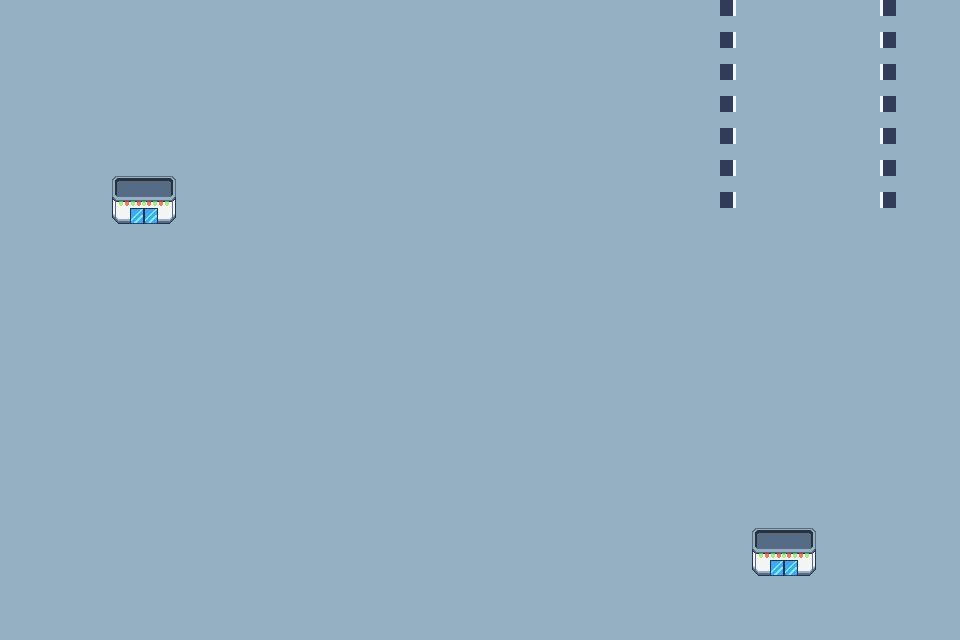

Tiled map render using the project's own tile images. Description and the whole map definition, tile-layer contents included, below:
An orthogonal 30x20 tile map with 32x32 px tiles, 2 tile layers (ground, on ground) and 4 objects (2x death, start_point, end_point).

<map version="1.10" tiledversion="1.11.1-99-gec89c545" orientation="orthogonal" renderorder="right-down" width="30" height="20" tilewidth="32" tileheight="32" infinite="0" nextlayerid="9" nextobjectid="11">
 <tileset firstgid="1" source="citypark-tileset.tsx" />
 <layer id="6" name="ground" width="30" height="20">
  <data encoding="csv">
249,249,249,249,249,249,249,249,249,249,249,249,249,249,249,249,249,249,249,249,249,249,249,249,249,249,249,249,249,249,
249,249,249,249,249,249,249,249,249,249,249,249,249,249,249,249,249,249,249,249,249,249,249,249,249,249,249,249,249,249,
249,249,249,249,249,249,249,249,249,249,249,249,249,249,249,249,249,249,249,249,249,249,249,249,249,249,249,249,249,249,
249,249,249,249,249,249,249,249,249,249,249,249,249,249,249,249,249,249,249,249,249,249,249,249,249,249,249,249,249,249,
249,249,249,249,249,249,249,249,249,249,249,249,249,249,249,249,249,249,249,249,249,249,249,249,249,249,249,249,249,249,
249,249,249,249,249,249,249,249,249,249,249,249,249,249,249,249,249,249,249,249,249,249,249,249,249,249,249,249,249,249,
249,249,249,249,249,249,249,249,249,249,249,249,249,249,249,249,249,249,249,249,249,249,249,249,249,249,249,249,249,249,
249,249,249,249,249,249,249,249,249,249,249,249,249,249,249,249,249,249,249,249,249,249,249,249,249,249,249,249,249,249,
249,249,249,249,249,249,249,249,249,249,249,249,249,249,249,249,249,249,249,249,249,249,249,249,249,249,249,249,249,249,
249,249,249,249,249,249,249,249,249,249,249,249,249,249,249,249,249,249,249,249,249,249,249,249,249,249,249,249,249,249,
249,249,249,249,249,249,249,249,249,249,249,249,249,249,249,249,249,249,249,249,249,249,249,249,249,249,249,249,249,249,
249,249,249,249,249,249,249,249,249,249,249,249,249,249,249,249,249,249,249,249,249,249,249,249,249,249,249,249,249,249,
249,249,249,249,249,249,249,249,249,249,249,249,249,249,249,249,249,249,249,249,249,249,249,249,249,249,249,249,249,249,
249,249,249,249,249,249,249,249,249,249,249,249,249,249,249,249,249,249,249,249,249,249,249,249,249,249,249,249,249,249,
249,249,249,249,249,249,249,249,249,249,249,249,249,249,249,249,249,249,249,249,249,249,249,249,249,249,249,249,249,249,
249,249,249,249,249,249,249,249,249,249,249,249,249,249,249,249,249,249,249,249,249,249,249,249,249,249,249,249,249,249,
249,249,249,249,249,249,249,249,249,249,249,249,249,249,249,249,249,249,249,249,249,249,249,249,249,249,249,249,249,249,
249,249,249,249,249,249,249,249,249,249,249,249,249,249,249,249,249,249,249,249,249,249,249,249,249,249,249,249,249,249,
249,249,249,249,249,249,249,249,249,249,249,249,249,249,249,249,249,249,249,249,249,249,249,249,249,249,249,249,249,249,
249,249,249,249,249,249,249,249,249,249,249,249,249,249,249,249,249,249,249,249,249,249,249,249,249,249,249,249,249,249
</data>
 </layer>
 <layer id="7" name="on ground" width="30" height="20">
  <data encoding="csv">
0,0,0,0,0,0,0,0,0,0,0,0,0,0,0,0,0,0,0,0,0,0,643,0,0,0,0,645,0,0,
0,0,0,0,0,0,0,0,0,0,0,0,0,0,0,0,0,0,0,0,0,0,643,0,0,0,0,645,0,0,
0,0,0,0,0,0,0,0,0,0,0,0,0,0,0,0,0,0,0,0,0,0,643,0,0,0,0,645,0,0,
0,0,0,0,0,0,0,0,0,0,0,0,0,0,0,0,0,0,0,0,0,0,643,0,0,0,0,645,0,0,
0,0,0,0,0,0,0,0,0,0,0,0,0,0,0,0,0,0,0,0,0,0,643,0,0,0,0,645,0,0,
0,0,0,161,162,163,0,0,0,0,0,0,0,0,0,0,0,0,0,0,0,0,643,0,0,0,0,645,0,0,
0,0,0,193,194,195,0,0,0,0,0,0,0,0,0,0,0,0,0,0,0,0,643,0,0,0,0,645,0,0,
0,0,0,225,226,227,0,0,0,0,0,0,0,0,0,0,0,0,0,0,0,0,0,0,0,0,0,0,0,0,
0,0,0,0,0,0,0,0,0,0,0,0,0,0,0,0,0,0,0,0,0,0,0,0,0,0,0,0,0,0,
0,0,0,0,0,0,0,0,0,0,0,0,0,0,0,0,0,0,0,0,0,0,0,0,0,0,0,0,0,0,
0,0,0,0,0,0,0,0,0,0,0,0,0,0,0,0,0,0,0,0,0,0,0,0,0,0,0,0,0,0,
0,0,0,0,0,0,0,0,0,0,0,0,0,0,0,0,0,0,0,0,0,0,0,0,0,0,0,0,0,0,
0,0,0,0,0,0,0,0,0,0,0,0,0,0,0,0,0,0,0,0,0,0,0,0,0,0,0,0,0,0,
0,0,0,0,0,0,0,0,0,0,0,0,0,0,0,0,0,0,0,0,0,0,0,0,0,0,0,0,0,0,
0,0,0,0,0,0,0,0,0,0,0,0,0,0,0,0,0,0,0,0,0,0,0,0,0,0,0,0,0,0,
0,0,0,0,0,0,0,0,0,0,0,0,0,0,0,0,0,0,0,0,0,0,0,0,0,0,0,0,0,0,
0,0,0,0,0,0,0,0,0,0,0,0,0,0,0,0,0,0,0,0,0,0,0,161,162,163,0,0,0,0,
0,0,0,0,0,0,0,0,0,0,0,0,0,0,0,0,0,0,0,0,0,0,0,193,194,195,0,0,0,0,
0,0,0,0,0,0,0,0,0,0,0,0,0,0,0,0,0,0,0,0,0,0,0,225,226,227,0,0,0,0,
0,0,0,0,0,0,0,0,0,0,0,0,0,0,0,0,0,0,0,0,0,0,0,0,0,0,0,0,0,0
</data>
 </layer>
 <objectgroup id="8" name="objects">
  <object id="3" name="start_point" x="0.666667" y="449.333" width="222.667" height="128" />
  <object id="6" name="end_point" x="876.666" y="1.33333" width="222.667" height="138.667" rotation="90" />
  <object id="7" name="death" x="111.75" y="176" width="64.25" height="47.25" />
  <object id="10" name="death" x="751.625" y="528.375" width="64.25" height="47.25" />
 </objectgroup>
</map>
